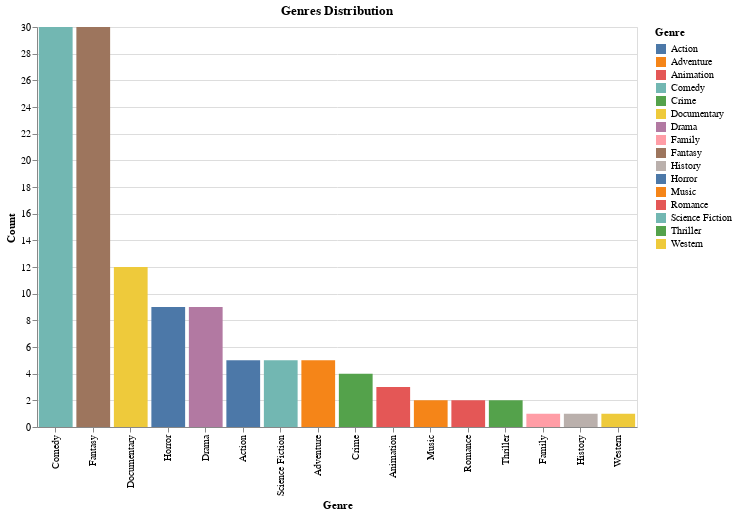

The notebook cell this image was saved under:
### Code cell
# Plot the genres distribution
chart = alt.Chart(genres).mark_bar().encode(
    x=alt.X('genres', title='Genre', sort='-y'),
    y=alt.Y('count', title='Count'),
    color=alt.Color('genres', title='Genre'),
    tooltip=[alt.Tooltip('genres', title='Genre'), alt.Tooltip('count', format='.2f', title='Count')]
).add_params(
    year_select
).transform_filter(
    year_select
).properties(
    title='Genres Distribution',
    width=600,
    height=400,
).interactive()

chart

### Figure 1 — Vega-Lite specification as saved in the notebook (floating-point values rounded to 4 significant figures; data arrays with more than 128 entries replaced by an {"elided": "..."} marker saying what was removed)
{"config": {"view": {"continuousWidth": 300, "continuousHeight": 300}}, "data": {"name": "data-9d3889547a3350a8c84b838f082c8804"}, "mark": {"type": "bar"}, "encoding": {"color": {"field": "genres", "title": "Genre", "type": "nominal"}, "tooltip": [{"field": "genres", "title": "Genre", "type": "nominal"}, {"field": "count", "format": ".2f", "title": "Count", "type": "quantitative"}], "x": {"field": "genres", "sort": "-y", "title": "Genre", "type": "nominal"}, "y": {"field": "count", "title": "Count", "type": "quantitative"}}, "height": 400, "params": [{"name": "param_12", "select": {"type": "point", "fields": ["year"]}, "bind": {"input": "range", "max": 2010, "min": 1900, "name": "Year:", "step": 10}, "value": {"year": 1900}}, {"name": "param_13", "select": {"type": "interval", "encodings": ["x", "y"]}, "bind": "scales"}], "title": "Genres Distribution", "transform": [{"filter": {"param": "param_12"}}], "width": 600, "$schema": "https://vega.github.io/schema/vega-lite/v5.17.0.json", "datasets": {"data-9d3889547a3350a8c84b838f082c8804": {"elided": "243 records"}}}
